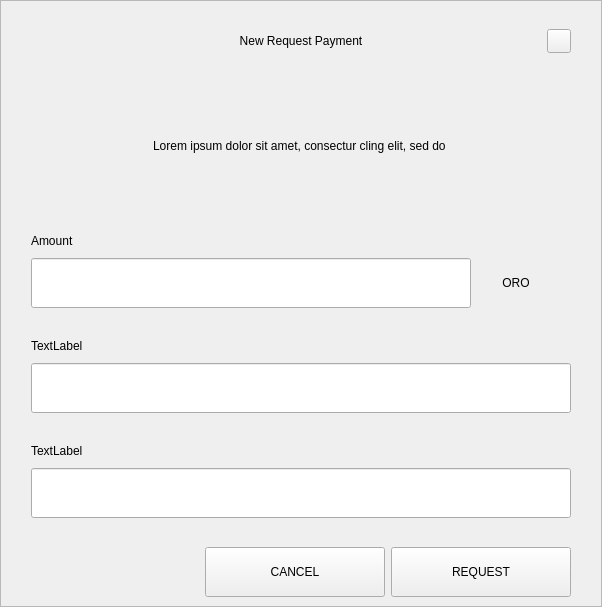
<?xml version="1.0" encoding="UTF-8"?>
<ui version="4.0">
 <class>RequestDialog</class>
 <widget class="QDialog" name="RequestDialog">
  <property name="geometry">
   <rect>
    <x>0</x>
    <y>0</y>
    <width>602</width>
    <height>607</height>
   </rect>
  </property>
  <property name="windowTitle">
   <string>Dialog</string>
  </property>
  <layout class="QVBoxLayout" name="verticalLayout_5">
   <property name="spacing">
    <number>0</number>
   </property>
   <property name="leftMargin">
    <number>0</number>
   </property>
   <property name="topMargin">
    <number>0</number>
   </property>
   <property name="rightMargin">
    <number>0</number>
   </property>
   <property name="bottomMargin">
    <number>0</number>
   </property>
   <item>
    <widget class="QFrame" name="frame">
     <property name="styleSheet">
      <string notr="true"/>
     </property>
     <property name="frameShape">
      <enum>QFrame::StyledPanel</enum>
     </property>
     <property name="frameShadow">
      <enum>QFrame::Raised</enum>
     </property>
     <layout class="QVBoxLayout" name="verticalLayout_4" stretch="1,0,0">
      <property name="spacing">
       <number>0</number>
      </property>
      <property name="leftMargin">
       <number>30</number>
      </property>
      <property name="topMargin">
       <number>20</number>
      </property>
      <property name="rightMargin">
       <number>30</number>
      </property>
      <property name="bottomMargin">
       <number>0</number>
      </property>
      <item>
       <layout class="QHBoxLayout" name="horizontalLayout_3">
        <property name="spacing">
         <number>0</number>
        </property>
        <item>
         <spacer name="horizontalSpacer_21">
          <property name="orientation">
           <enum>Qt::Horizontal</enum>
          </property>
          <property name="sizeHint" stdset="0">
           <size>
            <width>40</width>
            <height>20</height>
           </size>
          </property>
         </spacer>
        </item>
        <item>
         <widget class="QLabel" name="labelTitle">
          <property name="minimumSize">
           <size>
            <width>0</width>
            <height>40</height>
           </size>
          </property>
          <property name="maximumSize">
           <size>
            <width>16777215</width>
            <height>40</height>
           </size>
          </property>
          <property name="styleSheet">
           <string notr="true">padding-left:24px;</string>
          </property>
          <property name="text">
           <string>New Request Payment</string>
          </property>
          <property name="alignment">
           <set>Qt::AlignCenter</set>
          </property>
          <property name="margin">
           <number>7</number>
          </property>
         </widget>
        </item>
        <item>
         <spacer name="horizontalSpacer">
          <property name="orientation">
           <enum>Qt::Horizontal</enum>
          </property>
          <property name="sizeHint" stdset="0">
           <size>
            <width>40</width>
            <height>20</height>
           </size>
          </property>
         </spacer>
        </item>
        <item>
         <widget class="QPushButton" name="btnEsc">
          <property name="minimumSize">
           <size>
            <width>24</width>
            <height>24</height>
           </size>
          </property>
          <property name="maximumSize">
           <size>
            <width>24</width>
            <height>24</height>
           </size>
          </property>
          <property name="focusPolicy">
           <enum>Qt::NoFocus</enum>
          </property>
          <property name="text">
           <string/>
          </property>
         </widget>
        </item>
       </layout>
      </item>
      <item>
       <widget class="QStackedWidget" name="stack">
        <property name="minimumSize">
         <size>
          <width>540</width>
          <height>0</height>
         </size>
        </property>
        <property name="maximumSize">
         <size>
          <width>540</width>
          <height>16777215</height>
         </size>
        </property>
        <property name="currentIndex">
         <number>0</number>
        </property>
        <widget class="QWidget" name="page_1">
         <property name="minimumSize">
          <size>
           <width>540</width>
           <height>0</height>
          </size>
         </property>
         <property name="maximumSize">
          <size>
           <width>540</width>
           <height>16777215</height>
          </size>
         </property>
         <layout class="QVBoxLayout" name="layout1">
          <property name="spacing">
           <number>0</number>
          </property>
          <property name="leftMargin">
           <number>0</number>
          </property>
          <property name="topMargin">
           <number>0</number>
          </property>
          <property name="rightMargin">
           <number>0</number>
          </property>
          <property name="bottomMargin">
           <number>0</number>
          </property>
          <item>
           <spacer name="verticalSpacer_21">
            <property name="orientation">
             <enum>Qt::Vertical</enum>
            </property>
            <property name="sizeType">
             <enum>QSizePolicy::Fixed</enum>
            </property>
            <property name="sizeHint" stdset="0">
             <size>
              <width>20</width>
              <height>30</height>
             </size>
            </property>
           </spacer>
          </item>
          <item alignment="Qt::AlignHCenter">
           <widget class="QLabel" name="labelMessage">
            <property name="minimumSize">
             <size>
              <width>400</width>
              <height>50</height>
             </size>
            </property>
            <property name="text">
             <string>Lorem ipsum dolor sit amet, consectur cling elit, sed do </string>
            </property>
            <property name="alignment">
             <set>Qt::AlignCenter</set>
            </property>
            <property name="wordWrap">
             <bool>true</bool>
            </property>
           </widget>
          </item>
          <item alignment="Qt::AlignBottom">
           <widget class="QWidget" name="containerAmount" native="true">
            <layout class="QVBoxLayout" name="verticalLayout">
             <property name="spacing">
              <number>9</number>
             </property>
             <property name="leftMargin">
              <number>0</number>
             </property>
             <property name="topMargin">
              <number>0</number>
             </property>
             <property name="rightMargin">
              <number>0</number>
             </property>
             <property name="bottomMargin">
              <number>0</number>
             </property>
             <item>
              <widget class="QLabel" name="labelSubtitleAmount">
               <property name="minimumSize">
                <size>
                 <width>350</width>
                 <height>16</height>
                </size>
               </property>
               <property name="maximumSize">
                <size>
                 <width>16777215</width>
                 <height>16</height>
                </size>
               </property>
               <property name="text">
                <string>Amount</string>
               </property>
              </widget>
             </item>
             <item alignment="Qt::AlignTop">
              <widget class="QWidget" name="layoutAmount" native="true">
               <layout class="QHBoxLayout" name="horizontalLayout" stretch="2,0">
                <property name="spacing">
                 <number>0</number>
                </property>
                <property name="leftMargin">
                 <number>0</number>
                </property>
                <property name="topMargin">
                 <number>0</number>
                </property>
                <property name="rightMargin">
                 <number>0</number>
                </property>
                <property name="bottomMargin">
                 <number>0</number>
                </property>
                <item>
                 <widget class="QLineEdit" name="lineEditAmount">
                  <property name="minimumSize">
                   <size>
                    <width>0</width>
                    <height>50</height>
                   </size>
                  </property>
                  <property name="maximumSize">
                   <size>
                    <width>16777215</width>
                    <height>50</height>
                   </size>
                  </property>
                 </widget>
                </item>
                <item>
                 <widget class="QWidget" name="comboContainer" native="true">
                  <property name="minimumSize">
                   <size>
                    <width>100</width>
                    <height>50</height>
                   </size>
                  </property>
                  <property name="maximumSize">
                   <size>
                    <width>16777215</width>
                    <height>50</height>
                   </size>
                  </property>
                  <layout class="QHBoxLayout" name="horizontalLayout_31">
                   <property name="spacing">
                    <number>0</number>
                   </property>
                   <property name="leftMargin">
                    <number>0</number>
                   </property>
                   <property name="topMargin">
                    <number>0</number>
                   </property>
                   <property name="rightMargin">
                    <number>10</number>
                   </property>
                   <property name="bottomMargin">
                    <number>0</number>
                   </property>
                   <item>
                    <widget class="QLabel" name="comboBoxCoin">
                     <property name="text">
                      <string>ORO</string>
                     </property>
                     <property name="alignment">
                      <set>Qt::AlignCenter</set>
                     </property>
                    </widget>
                   </item>
                  </layout>
                 </widget>
                </item>
               </layout>
              </widget>
             </item>
            </layout>
           </widget>
          </item>
          <item>
           <spacer name="verticalSpacer_31">
            <property name="orientation">
             <enum>Qt::Vertical</enum>
            </property>
            <property name="sizeType">
             <enum>QSizePolicy::Fixed</enum>
            </property>
            <property name="sizeHint" stdset="0">
             <size>
              <width>20</width>
              <height>30</height>
             </size>
            </property>
           </spacer>
          </item>
          <item>
           <layout class="QVBoxLayout" name="verticalLayoutLabel">
            <property name="spacing">
             <number>9</number>
            </property>
            <item>
             <widget class="QLabel" name="labelSubtitleLabel">
              <property name="minimumSize">
               <size>
                <width>0</width>
                <height>16</height>
               </size>
              </property>
              <property name="maximumSize">
               <size>
                <width>16777215</width>
                <height>16</height>
               </size>
              </property>
              <property name="text">
               <string>TextLabel</string>
              </property>
             </widget>
            </item>
            <item>
             <widget class="QLineEdit" name="lineEditLabel">
              <property name="minimumSize">
               <size>
                <width>0</width>
                <height>50</height>
               </size>
              </property>
              <property name="maximumSize">
               <size>
                <width>16777215</width>
                <height>50</height>
               </size>
              </property>
             </widget>
            </item>
           </layout>
          </item>
          <item>
           <spacer name="verticalSpacer_34">
            <property name="orientation">
             <enum>Qt::Vertical</enum>
            </property>
            <property name="sizeType">
             <enum>QSizePolicy::Fixed</enum>
            </property>
            <property name="sizeHint" stdset="0">
             <size>
              <width>20</width>
              <height>30</height>
             </size>
            </property>
           </spacer>
          </item>
          <item>
           <layout class="QVBoxLayout" name="verticalLayoutDescription">
            <property name="spacing">
             <number>9</number>
            </property>
            <item>
             <widget class="QLabel" name="labelSubtitleDescription">
              <property name="minimumSize">
               <size>
                <width>0</width>
                <height>16</height>
               </size>
              </property>
              <property name="maximumSize">
               <size>
                <width>16777215</width>
                <height>16</height>
               </size>
              </property>
              <property name="text">
               <string>TextLabel</string>
              </property>
             </widget>
            </item>
            <item>
             <widget class="QLineEdit" name="lineEditDescription">
              <property name="minimumSize">
               <size>
                <width>0</width>
                <height>50</height>
               </size>
              </property>
              <property name="maximumSize">
               <size>
                <width>16777215</width>
                <height>50</height>
               </size>
              </property>
             </widget>
            </item>
            <item>
             <spacer name="verticalSpacer_4">
              <property name="orientation">
               <enum>Qt::Vertical</enum>
              </property>
              <property name="sizeType">
               <enum>QSizePolicy::Fixed</enum>
              </property>
              <property name="sizeHint" stdset="0">
               <size>
                <width>20</width>
                <height>20</height>
               </size>
              </property>
             </spacer>
            </item>
           </layout>
          </item>
         </layout>
        </widget>
        <widget class="QWidget" name="page_2">
         <layout class="QVBoxLayout" name="layout2">
          <item>
           <spacer name="verticalSpacer_5">
            <property name="orientation">
             <enum>Qt::Vertical</enum>
            </property>
            <property name="sizeType">
             <enum>QSizePolicy::Fixed</enum>
            </property>
            <property name="sizeHint" stdset="0">
             <size>
              <width>20</width>
              <height>50</height>
             </size>
            </property>
           </spacer>
          </item>
          <item alignment="Qt::AlignHCenter">
           <widget class="QLabel" name="labelQrImg">
            <property name="minimumSize">
             <size>
              <width>260</width>
              <height>260</height>
             </size>
            </property>
            <property name="maximumSize">
             <size>
              <width>260</width>
              <height>260</height>
             </size>
            </property>
            <property name="text">
             <string/>
            </property>
            <property name="alignment">
             <set>Qt::AlignCenter</set>
            </property>
           </widget>
          </item>
          <item>
           <spacer name="verticalSpacer_2">
            <property name="orientation">
             <enum>Qt::Vertical</enum>
            </property>
            <property name="sizeType">
             <enum>QSizePolicy::Fixed</enum>
            </property>
            <property name="sizeHint" stdset="0">
             <size>
              <width>20</width>
              <height>30</height>
             </size>
            </property>
           </spacer>
          </item>
          <item alignment="Qt::AlignHCenter">
           <widget class="QLabel" name="labelAddress">
            <property name="text">
             <string>E7VFR83SQbiezrW72hjcWJtcfip5krte2Z </string>
            </property>
           </widget>
          </item>
          <item>
           <spacer name="verticalSpacer_32">
            <property name="orientation">
             <enum>Qt::Vertical</enum>
            </property>
            <property name="sizeType">
             <enum>QSizePolicy::Expanding</enum>
            </property>
            <property name="sizeHint" stdset="0">
             <size>
              <width>20</width>
              <height>20</height>
             </size>
            </property>
           </spacer>
          </item>
          <item>
           <layout class="QHBoxLayout" name="horizontal">
            <property name="leftMargin">
             <number>20</number>
            </property>
            <property name="rightMargin">
             <number>20</number>
            </property>
            <property name="bottomMargin">
             <number>20</number>
            </property>
            <item>
             <spacer name="horizontalSpacer_4">
              <property name="orientation">
               <enum>Qt::Horizontal</enum>
              </property>
              <property name="sizeHint" stdset="0">
               <size>
                <width>40</width>
                <height>20</height>
               </size>
              </property>
             </spacer>
            </item>
            <item>
             <widget class="QPushButton" name="btnCopyAddress">
              <property name="minimumSize">
               <size>
                <width>180</width>
                <height>50</height>
               </size>
              </property>
              <property name="text">
               <string>COPY ADDRESS</string>
              </property>
             </widget>
            </item>
            <item>
             <widget class="QPushButton" name="btnCopyUrl">
              <property name="minimumSize">
               <size>
                <width>180</width>
                <height>50</height>
               </size>
              </property>
              <property name="text">
               <string>COPY URL</string>
              </property>
             </widget>
            </item>
            <item>
             <spacer name="horizontalSpacer_2">
              <property name="orientation">
               <enum>Qt::Horizontal</enum>
              </property>
              <property name="sizeHint" stdset="0">
               <size>
                <width>40</width>
                <height>20</height>
               </size>
              </property>
             </spacer>
            </item>
           </layout>
          </item>
         </layout>
        </widget>
       </widget>
      </item>
      <item>
       <widget class="QWidget" name="buttonsStack" native="true">
        <layout class="QHBoxLayout" name="horizontalLayout_5">
         <property name="leftMargin">
          <number>20</number>
         </property>
         <property name="rightMargin">
          <number>0</number>
         </property>
         <item>
          <spacer name="horizontalSpacer_41">
           <property name="orientation">
            <enum>Qt::Horizontal</enum>
           </property>
           <property name="sizeHint" stdset="0">
            <size>
             <width>40</width>
             <height>20</height>
            </size>
           </property>
          </spacer>
         </item>
         <item>
          <widget class="QPushButton" name="btnCancel">
           <property name="minimumSize">
            <size>
             <width>180</width>
             <height>50</height>
            </size>
           </property>
           <property name="focusPolicy">
            <enum>Qt::NoFocus</enum>
           </property>
           <property name="text">
            <string>CANCEL</string>
           </property>
          </widget>
         </item>
         <item>
          <widget class="QPushButton" name="btnSave">
           <property name="minimumSize">
            <size>
             <width>180</width>
             <height>50</height>
            </size>
           </property>
           <property name="focusPolicy">
            <enum>Qt::NoFocus</enum>
           </property>
           <property name="text">
            <string>REQUEST</string>
           </property>
          </widget>
         </item>
        </layout>
       </widget>
      </item>
     </layout>
    </widget>
   </item>
  </layout>
 </widget>
 <resources/>
 <connections/>
</ui>
